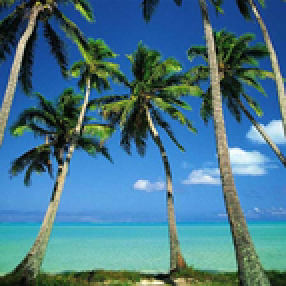
#> input picture palm-tree.png, 143 x 143 px, shrunk from 448 x 448 before the run (shown 2 times larger)
$ python only-nirs-tests.py   (older library calls are emulated)
#> lines starting #> are read from the running program, lines starting #| are printed output that depends on the picture; pictures that were not available may be replaced by others from this repository, and a replacement may not be noted
### bt709.py
import numpy as np


def conversion(img, matrix):
    return np.array([[np.matmul(matrix, pixel) for pixel in col[:]] for col in img[:]])


def to_yuv(img_f):
    drc_matrix = np.array([[0.2126, 0.7152, 0.0722],
                        [-0.09991, -0.33609, 0.436],
                        [0.615, -0.55861, -0.05639]])

    return conversion(img_f, drc_matrix)


def to_rgb(yuv_f):
    inv_matrix = np.array([[1, 0, 1.28033],
                        [1, -0.21482, -0.38059],
                        [1, 2.12798, 0]])

    return conversion(yuv_f, inv_matrix)


# [6 lines left out: function check_restoration, not called in this run]

### stegas.py
def nzb_insert(contan, watermark):
    new_cont = contan.copy()
    st_i = len(watermark)
    st_j = len(watermark[0])

    for i in range(len(contan) // st_i):
        for j in range(len(contan[0]) // st_j):
            old_bit = new_cont[i * st_i:(i + 1) * st_i, j * st_j:(j + 1) * st_j] % 2
            new_cont[i * st_i:(i + 1) * st_i, j * st_j:(j + 1) * st_j] -= \
                old_bit[:, :] - (watermark[:, :] % 2 + (j + i) % 2) % 2

    return new_cont


def nzb_extract(container):
    plot = container.copy()
    plot[:, :] = (container[:, :] % 2) * 255
    return plot


# [33 lines left out: functions nzb_insert_secured, nzb_extract_secured, not called in this run]


def insert_dwm(rgb_container, dwm):
    from bt709 import to_yuv, to_rgb
    from skimage import img_as_float, img_as_ubyte
    import numpy as np

    cont_yuv = to_yuv(img_as_float(rgb_container))
    cont_yuv[:, :, 0] = img_as_float(nzb_insert(img_as_ubyte(cont_yuv[:, :, 0]), dwm))
    cont_rgb = img_as_ubyte(np.clip(to_rgb(cont_yuv), -1, 1))

    return cont_rgb


def extract_dwm(rgb_container):
    from bt709 import to_yuv
    from skimage import img_as_float, img_as_ubyte
    import numpy as np
    cont_yuv = to_yuv(img_as_float(rgb_container))
    dwm_e = nzb_extract(img_as_ubyte(np.clip(cont_yuv[:, :, 0], -1, 1)))

    return dwm_e


# [20 lines left out: functions insert_dwm_wkey, extract_dwm_wkey, not called in this run]


def dwm_guess(dwm, orig_w, orig_h):
    import numpy as np
    mid_dwm = np.array([[0] * orig_h] * orig_w).astype(np.uint8)
    mid_dwm[:, :] = mid_dwm[:, :] * 0
    for i in range(len(dwm) // orig_w):
        for j in range(len(dwm[0]) // orig_h):
            mid_dwm[:, :] \
                = np.clip(mid_dwm[:, :] + pow(-1, i + j)
                          * (2 * (-dwm[i * orig_w:(i + 1) * orig_w, j * orig_h:(j + 1) * orig_h] % 2) + 1), 0, 255)

    threshold = len(dwm) // orig_w * len(dwm[0]) // orig_h // 2

    for i in range(len(mid_dwm)):
        for j in range(len(mid_dwm[0])):
            mid_dwm[i, j] = 255 if mid_dwm[i, j] > threshold else 0

    return mid_dwm

### filters.py
# [20 lines left out: functions hist, lin_con_uint, lin_con, not called in this run]


def image_expand(img, m_w, m_h):
    import numpy as np
    img_w = img.shape[0]
    img_h = img.shape[1]
    cast_img = np.array([[0] * (img_h + m_h - 1)] * (img_w + m_w - 1)).astype(np.uint8)

    cast_img[:1 - m_w, :m_h] = img[:, :m_h]
    cast_img[-m_w:, :1 - m_h] = img[-m_w:, :]
    cast_img[m_w - 1:, -m_h:] = img[:, -m_h:]
    cast_img[:m_w, m_h - 1:] = img[:m_w, :]

    cast_img[m_w // 2:-m_w + 2, m_h // 2:-m_h + 2] = img[:, :]
    return cast_img


# [34 lines left out: functions convolution, convolution_rgb, convolution_yuv, not called in this run]


def variative_arr(block, mask):
    import numpy as np
    if len(block) != len(mask):
        raise Exception('Exception during filtering:', 'block.len %d != mask.len %d' % (len(block), len(mask)))

    block = np.array(block).flatten()
    mask = np.array(mask).flatten()
    if len(mask) % 2 == 0:
        raise Exception('Exception during filtering:' 'mask.len is even; must be odd number')

    array = []
    for i in range(len(mask)):
        for j in range(mask[i]):
            array += [block[i]]

    array.sort()
    return array


def dilatation(block, mask):
    return variative_arr(block, mask)[-1]


def erosion(block, mask):
    return variative_arr(block, mask)[0]


def median(block, mask):
    v_arr = variative_arr(block, mask)
    return v_arr[len(v_arr) // 2 + 1]


def outline(block, mask):
    v_arr = variative_arr(block, mask)
    return v_arr[len(v_arr)-1] - v_arr[0]


def rng_filter(method, img, mask):
    import numpy as np
    m_w = len(mask)
    m_h = len(mask[0])
    new_img = img.copy()
    cast_img = image_expand(img, m_w, m_h)

    for i in range(img.shape[0]):
        for j in range(img.shape[1]):
            cast_block = np.array(cast_img[i: i + m_w, j: j + m_h])
            new_img[i, j] = method(cast_block, mask)

    return new_img


def noising(img, k):
    import numpy as np
    noise_mask = np.array(
        [[int(np.random.normal(0, k, 1)[0])
          for j in range(img.shape[1])] for i in range(img.shape[0])])
    img[:, :] = np.clip(img[:, :] + noise_mask[:, :], 0, 255)
    return img


# [6 lines left out: function noising_rgb, not called in this run]


def noising_yuv(img, ratio=1):
    from bt709 import to_yuv, to_rgb
    from skimage import img_as_float, img_as_ubyte
    import numpy as np

    cont_yuv = to_yuv(img_as_float(img))
    cont_yuv[:, :, 0] = img_as_float(noising(img_as_ubyte(cont_yuv[:, :, 0]), ratio))
    cont_rgb = img_as_ubyte(np.clip(to_rgb(cont_yuv), -1, 1))

    return cont_rgb


# [10 lines left out: function rng_filter_rgb, not called in this run]


def rng_filter_yuv(method, img, mask=None):
    from bt709 import to_yuv, to_rgb
    from skimage import img_as_float, img_as_ubyte
    import numpy as np
    if mask is None:
        mask = np.array([[1] * 3] * 3)

    cont_yuv = to_yuv(img_as_float(img))
    cont_yuv[:, :, 0] = img_as_float(rng_filter(method, img_as_ubyte(cont_yuv[:, :, 0]), mask))
    cont_rgb = img_as_ubyte(np.clip(to_rgb(cont_yuv), -1, 1))

    return cont_rgb


def similarity(img1, img2):
    # TO-DO: поставить сравнение размеров
    import numpy as np
    img1 = np.array(img1).astype(np.int)
    img2 = np.array(img2).astype(np.int)
    # если вычесть белый шум, то получится в среднем половина попаданий
    # поэтому нужно результат сместить на 0.5 и умножить на 2
    img_sub = np.absolute(np.clip(img1 - img2, -1, 1)).sum()
    sqr = img1.shape[0] * img1.shape[1]
    return np.clip(2 * (sqr//2 - img_sub) / sqr, 0, 1)

### only-nirs-tests.py
from skimage.io import imread, imsave, imshow
import matplotlib.pyplot as plt
import numpy as np

from filters import rng_filter_rgb, rng_filter_yuv, median, erosion, dilatation, \
    convolution_rgb, convolution_yuv, noising_yuv, noising_rgb, similarity
from stegas import insert_dwm, extract_dwm, insert_dwm_wkey, extract_dwm_wkey, dwm_guess

# [23 lines of commented-out code are left out]
values = []
steps = 21
k = 0.5
image, dwm = imread('palm-tree.png'), imread('dwm3.bmp')
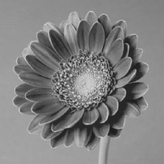
#> input picture bw-flower.png, 164 x 164 px, shrunk from 512 x 512 before the run, given in place of dwm3.bmp, which was not available
#> image is the input picture: shape (143, 143, 3); mean R, G, B 69.8, 118, 138.9
#> dwm is the input picture: shape (164, 164); min 22, max 218, mean 128.1
im_with_dwm = insert_dwm(image, dwm)
#> in conversion, `return np.array([[np.matmul(matrix, pixel) for pixel in col[:]] for co..`:
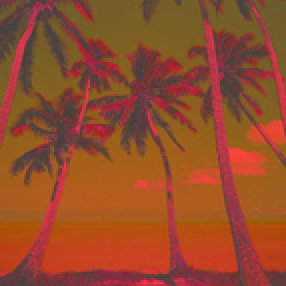
#> returned value: shape (143, 143, 3) float64 (shown 2 times larger); mean of channels 0, 1, 2 0.429, 0.0546, -0.121; drawn with min black and max white
#> in nzb_insert, `new_cont = contan.copy()`:
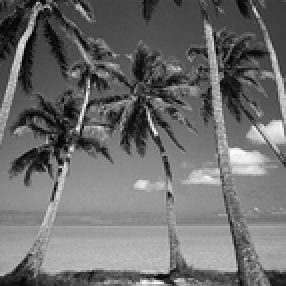
#> new_cont: shape (143, 143) (shown 2 times larger); min 0, max 253, mean 109.3
#> in nzb_insert, `st_i = len(watermark)`: st_i = 164
for i in range(steps):
    # image = noising_yuv(image, i * k)
    im_with_dwm_noised = noising_yuv(im_with_dwm, i*k)
#> (the run stopped early here; a loop or call above may not have finished)
